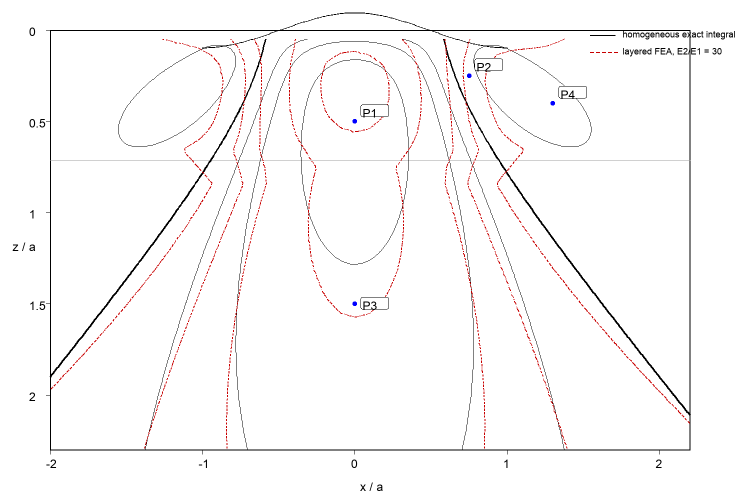
#> input picture peacock/screenshots/overlay_homogeneous_vs_layered_e30.png, 1500 x 1000 px, found by its file name (shown at 1/2 size)
$ python add_labels_to_overlay.py
#> lines starting #> are read from the running program, lines starting #| are printed output that depends on the picture
from pathlib import Path
from PIL import Image, ImageDraw, ImageFont

inp = Path('/Users/iratnere/dev/coyote-math/peacock/screenshots/overlay_homogeneous_vs_layered_e30.png')
out = Path('/Users/iratnere/dev/coyote-math/peacock/screenshots/overlay_homogeneous_vs_layered_e30_labeled.png')
img = Image.open(inp).convert('RGB')
#> img is the input picture: PIL image 1500x1000 RGB; mean R, G, B 250.3, 249.1, 249.1
d = ImageDraw.Draw(img)
try:
    title = ImageFont.truetype('/System/Library/Fonts/Supplemental/Arial.ttf', 24)
    body = ImageFont.truetype('/System/Library/Fonts/Supplemental/Arial.ttf', 18)
    big = ImageFont.truetype('/System/Library/Fonts/Supplemental/Arial.ttf', 32)
except Exception:
    title = ImageFont.load_default(); body = ImageFont.load_default(); big = ImageFont.load_default()

# Legend box
x0, y0 = 1120, 150
w, h = 310, 280
d.rounded_rectangle([x0, y0, x0+w, y0+h], radius=8, fill='white', outline='black', width=2)
d.text((x0+15, y0+12), 'Contour levels', fill='black', font=title)
levels = ['-0.10', '-0.05', '0.00', '+0.05', '+0.10', '+0.20', '+0.30']
for i, lev in enumerate(levels):
    y = y0 + 55 + i*28
    # solid black sample
    sw = 3 if lev == '0.00' else 1
    d.line([x0+20, y, x0+70, y], fill='black', width=sw)
    # red dashed sample
    for k in range(0, 50, 12):
        d.line([x0+95+k, y, x0+95+k+7, y], fill=(200,0,0), width=2 if lev != '0.00' else 3)
    d.text((x0+175, y-11), lev, fill='black', font=body)

d.text((x0+20, y0+h-56), 'black solid = homogeneous exact', fill='black', font=body)
d.text((x0+20, y0+h-30), 'red dashed = layered FEA', fill='black', font=body)

# Sign markers in broad regions
for pos, txt in [((540, 500), '+'), ((1010, 520), '+'), ((1030, 700), '−'), ((1220, 650), '−')]:
    d.rounded_rectangle([pos[0]-18, pos[1]-18, pos[0]+18, pos[1]+18], radius=6, fill='white', outline='black')
    d.text((pos[0]-9, pos[1]-18), txt, fill='black', font=big)

# Note for zero contour
note = 'The thick contour corresponds to 0.00'
d.rounded_rectangle([1040, 445, 1430, 485], radius=6, fill='white', outline='black')
d.text((1055, 452), note, fill='black', font=body)

img.save(out)
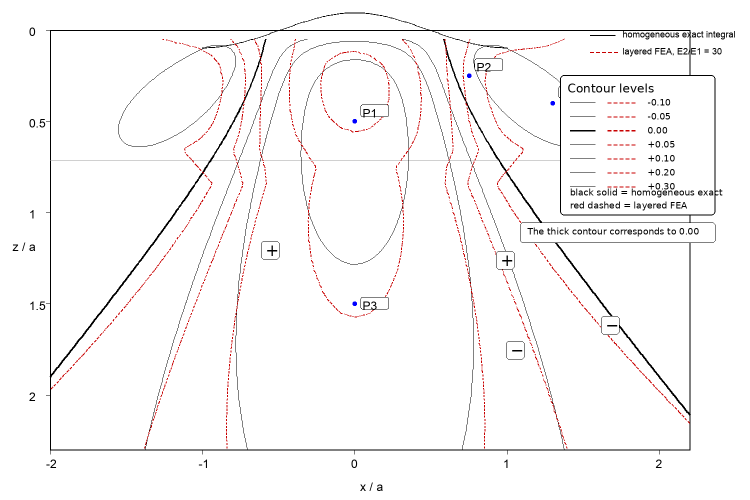
#> saved as overlay_homogeneous_vs_layered_e30_labeled.png: PIL image 1500x1000 RGB (shown at 1/2 size); mean R, G, B 248.8, 247.5, 247.6
print(out)

$ run again, with peacock/screenshots/centerline_compare_e30.png copied over peacock/screenshots/overlay_homogeneous_vs_layered_e30.png
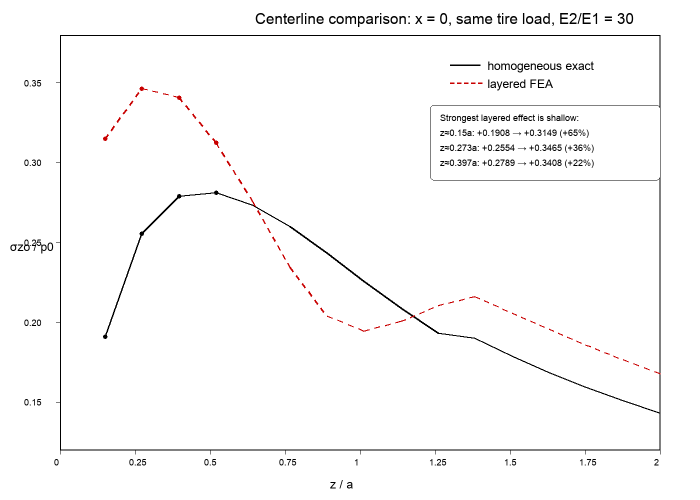
#> input picture peacock/screenshots/centerline_compare_e30.png, 1400 x 1000 px, found by its file name (shown at 1/2 size)
#> img is the input picture: PIL image 1400x1000 RGB; mean R, G, B 250.1, 249.7, 249.7
#> `img.save(out)`:
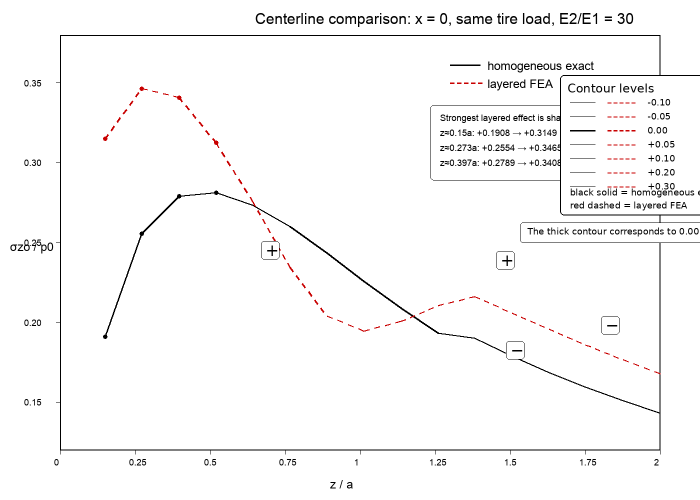
#> saved as overlay_homogeneous_vs_layered_e30_labeled.png: PIL image 1400x1000 RGB (shown at 1/2 size); mean R, G, B 248.7, 248.3, 248.3

$ run again, with peacock/screenshots/compare_homogeneous_vs_layered_e30.png copied over peacock/screenshots/overlay_homogeneous_vs_layered_e30.png
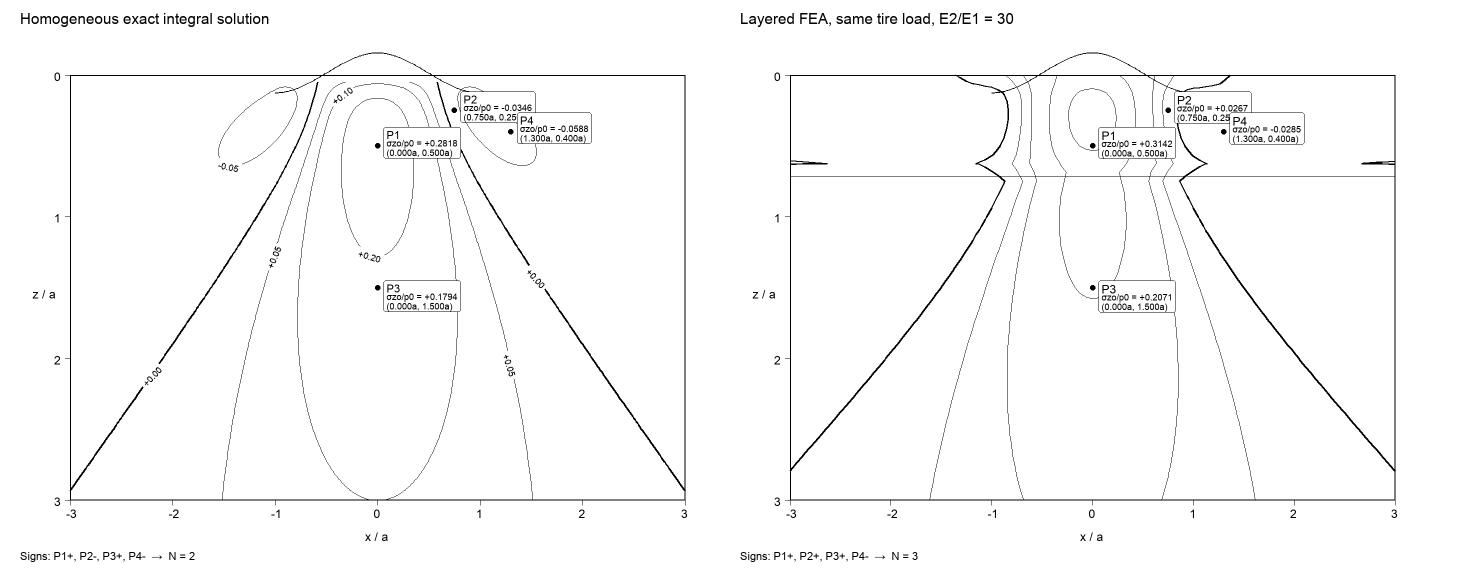
#> input picture peacock/screenshots/compare_homogeneous_vs_layered_e30.png, 2920 x 1140 px, found by its file name (shown at 1/2 size)
#> img is the input picture: PIL image 2920x1140 RGB; min 0, max 255, mean 249.8
#> `img.save(out)`:
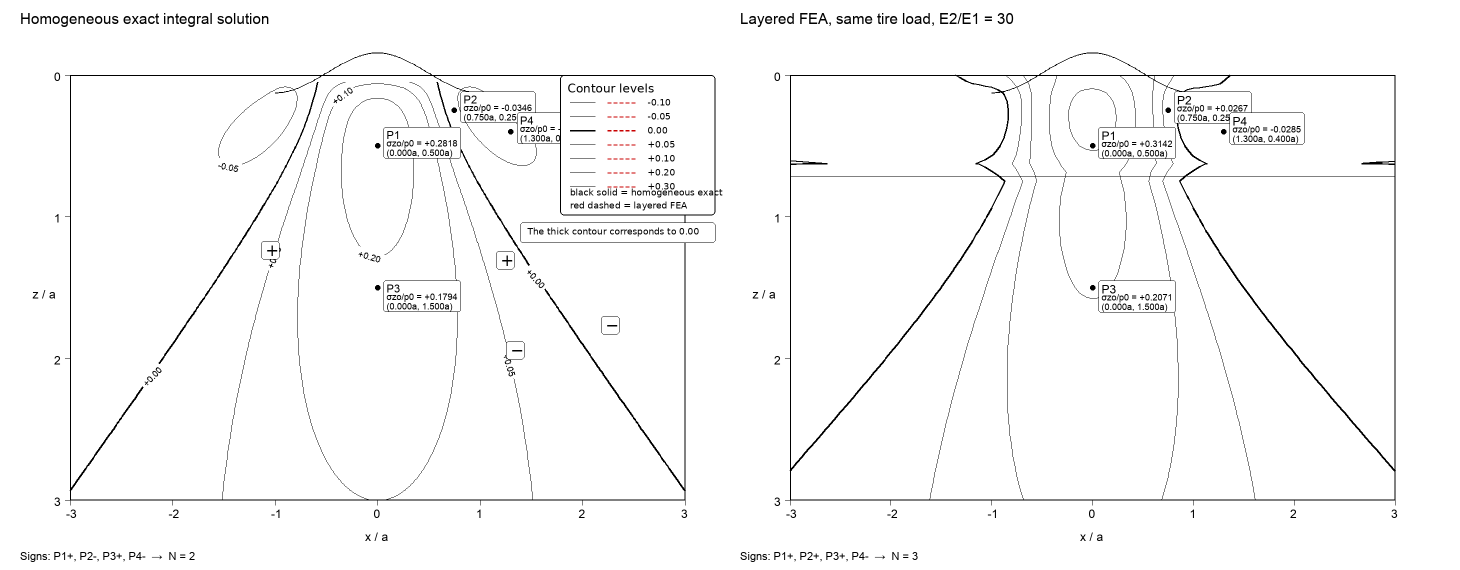
#> saved as overlay_homogeneous_vs_layered_e30_labeled.png: PIL image 2920x1140 RGB (shown at 1/2 size); mean R, G, B 249.2, 249.2, 249.2

$ run again, with peacock/screenshots/homogeneous_33L32FI34_spline_load.png copied over peacock/screenshots/overlay_homogeneous_vs_layered_e30.png
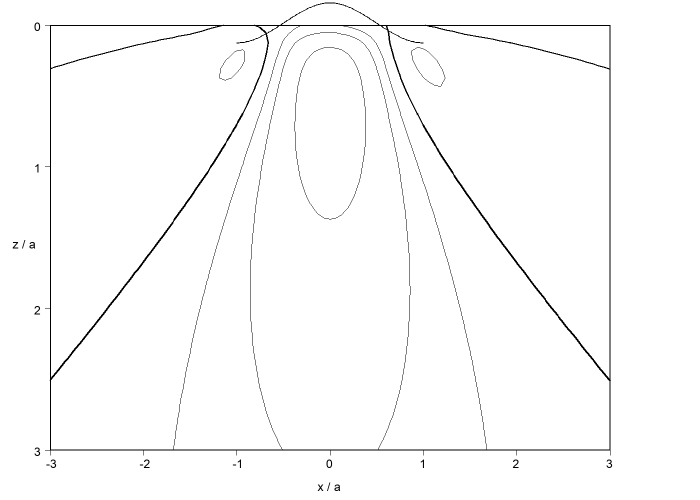
#> input picture peacock/screenshots/homogeneous_33L32FI34_spline_load.png, 1400 x 1000 px, found by its file name (shown at 1/2 size)
#> img is the input picture: PIL image 1400x1000 RGB; min 0, max 255, mean 251.1
#> `img.save(out)`:
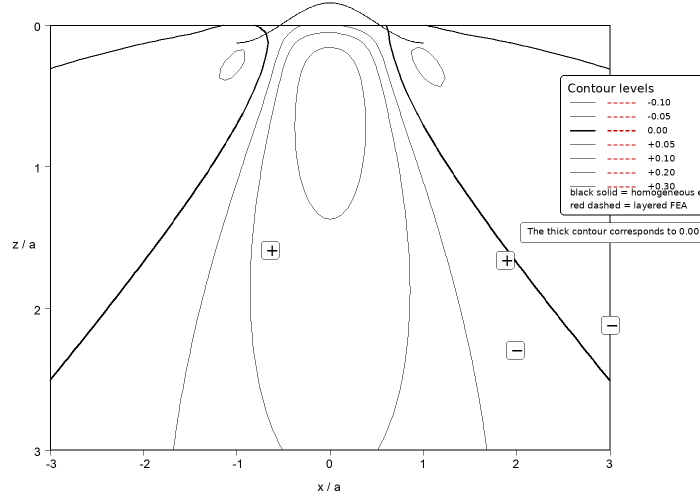
#> saved as overlay_homogeneous_vs_layered_e30_labeled.png: PIL image 1400x1000 RGB (shown at 1/2 size); mean R, G, B 249.5, 249.4, 249.4
